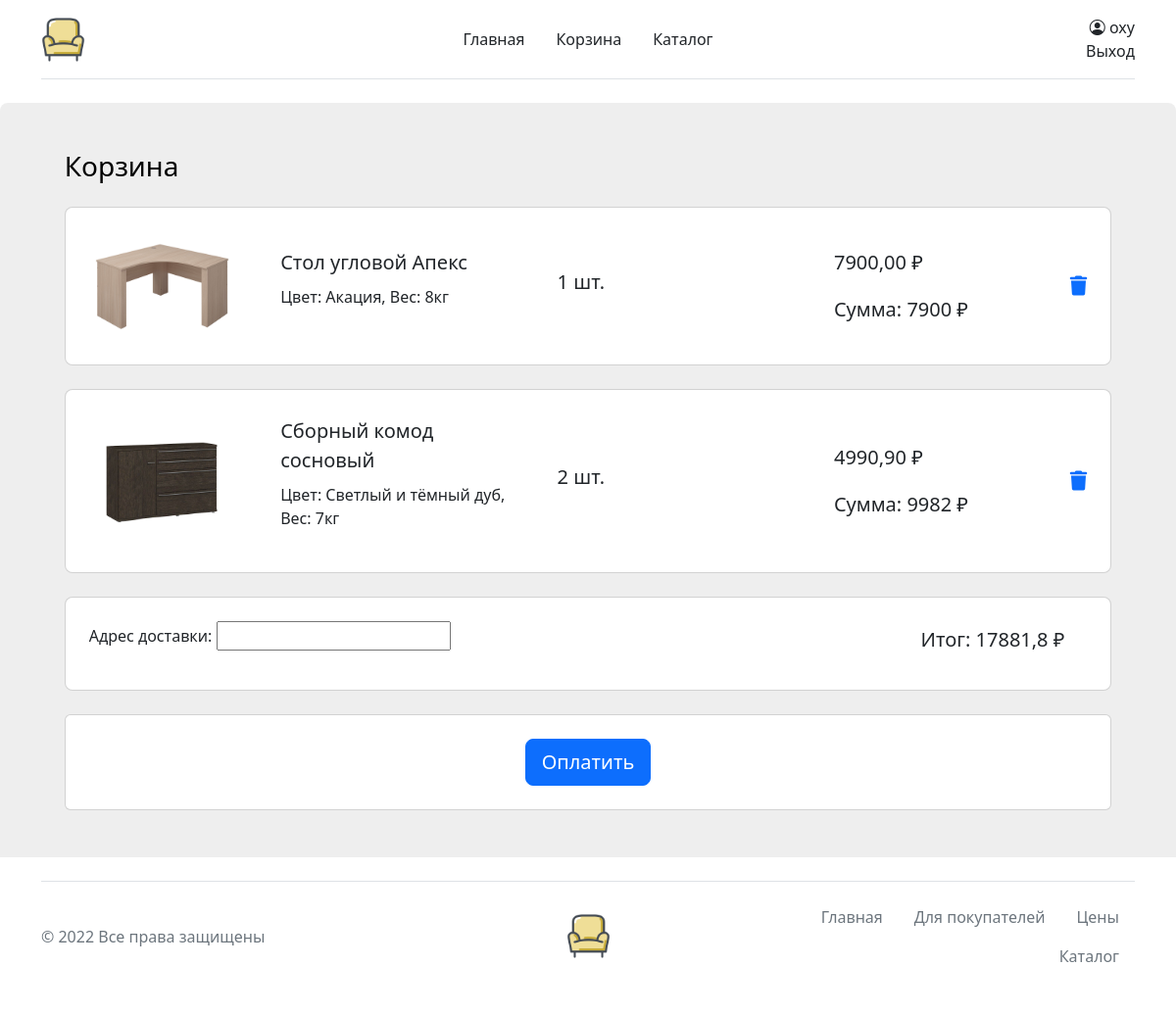
The page /basket/ (signed in) on the database its author committed.
### testdb/models.py (models this page shows)
class BasketContent(models.Model):
    basket = models.ForeignKey(Basket, on_delete=models.CASCADE, blank=False)
    fur = models.ForeignKey(Furniture, on_delete=models.CASCADE, blank=False)
    quantity = models.IntegerField(default=0)

class Furniture(models.Model):
    name_fur = models.CharField(max_length=100, default="")
    photo = models.ImageField(upload_to="photos/%Y/%m/%d", blank=True, default="")
    on_storage = models.IntegerField(default=0)
    price = models.DecimalField(max_digits=8, decimal_places=2, default=0.00)
    maker = models.ForeignKey(Maker, on_delete=models.CASCADE, blank=False)
    color = models.CharField(max_length=50, default="")
    weight = models.IntegerField(default=0)
    class Meta:
        verbose_name = 'мебель'
        verbose_name_plural = 'мебель'

### testdb/views.py (the view)
# urls.py: path('basket/', view_basket, name='basket'),
def view_basket(request):
    basket = Basket.objects.get(client=request.user)
    basket_content = BasketContent.objects.filter(basket=basket)
    sum_row = Furniture.objects.raw("""SELECT fr.id,SUM(fr.price * bsc.quantity) itog FROM testdb_furniture fr
    inner join testdb_basketcontent bsc on fr.id = bsc.fur_id
    where bsc.basket_id = (SELECT id from testdb_basket where client_id= """+str(request.user.id)+")")
    amount = sum_row[0].itog
    client_id = request.user.id
    basket = Basket.objects.get(client_id=client_id).id
    if request.method == 'POST':
        form = AddressOfOrder(request.POST)
        address = form.data["address"]
        order = Order(order_address=address, amount=amount, paid_for=1, basket_id=basket, client_id=client_id)
        order.save()
        return redirect('profile')
    else:
        form = AddressOfOrder()
    return render(request, 'testdb/basket.html', {'basket': basket_content, 'amount': amount, 'form': form})

### testdb/forms.py
class AddressOfOrder(forms.Form):
    address = forms.CharField(label='Адрес доставки')

### templates/testdb/basket.html (shortened to what this page needs)
<!DOCTYPE html>
<html lang="en">
<head>
    <link rel="stylesheet" href="https://cdnjs.cloudflare.com/ajax/libs/font-awesome/6.0.0/css/all.min.css">
    <link href="https://cdn.jsdelivr.net/npm/bootstrap@5.2.2/dist/css/bootstrap.min.css" rel="stylesheet">
</head>
<body>
{% include 'inc/header.html' %}
<section class="w-100 px-3 py-5" style="background-color: #eee; border-radius: .5rem .5rem 0 0;">
    <div class="row d-flex justify-content-center">
        <div class="col-xl-11">
            <div class="d-flex justify-content-between align-items-center mb-4">
                <h3 class="fw-normal mb-0 text-black">Корзина</h3>
            </div>
            {% for item in basket %}
                <div class="card rounded-3 mb-4">
                <div class="card-body p-4">
                    <div class="row d-flex justify-content-between align-items-center">
                        <div class="col-md-2 col-lg-2 col-xl-2">
                            <img src="/media/{{ item.fur.photo }}"
                                 class="img-fluid rounded-3" alt="Фото товара">
                        </div>
                        <div class="col-md-3 col-lg-3 col-xl-3">
                            <p class="lead fw-normal mb-2">{{ item.fur.name_fur }}</p>
                            <p>Цвет: {{ item.fur.color }}, Вес: {{ item.fur.weight }}кг</p>
                        </div>
                        <div class="col-md-3 col-lg-3 col-xl-2 d-flex">
                            <p class="lead fw-normal mb-2">{{ item.quantity }} шт.</p>
                        </div>
                        <div class="col-md-3 col-lg-2 col-xl-2 offset-lg-1">
                            <h5 class="mb-0">{{ item.fur.price }}&nbsp;₽<br></br>Сумма: {% widthratio item.fur.price 1 item.quantity %}&nbsp;₽</h5>
                        </div>
                        <div class="col-md-1 col-lg-1 col-xl-1 text-end">
                            <a href="/basket-delete/{{ item.id }}" class="text-danger" style="border: none; background-color: inherit;">
                                <i class="fas fa-trash fa-lg" style="color: #0d6efd;"></i></a>
                        </div>
                    </div>
                </div>
            </div>
            {% endfor %}
            <form method="post">
                <div class="card rounded-3 mb-4">
                    <div class="card-body p-4">
                        <div class="d-flex justify-content-between align-items-center">
                            {{ form.as_p }}
                            <div class="col-md-3 col-lg-2 col-xl-2 offset-lg-1">
                                <h5>Итог: {{ amount }}&nbsp;₽</h5>
                            </div>
                        </div>
                    </div>
                </div>
                <div class="card">
                    <div class="card-body p-4"style="text-align: center;">
                        <button class="btn btn-primary btn-block btn-lg" type="submit">Оплатить</button>
                    </div>
                </div>
            </form>
        </div>
    </div>
</section>
{% include 'inc/footer.html' %}
</body>
</html>

### templates/inc/header.html (shortened to what this page needs)
<link rel="stylesheet" href="https://cdn.jsdelivr.net/npm/bootstrap-icons@1.5.0/font/bootstrap-icons.css" />
<div class="container">
    <header class="new-header py-3 mb-4 border-bottom">
        <a href="/" class="d-flex align-items-center col-md-3 mb-2 mb-md-0 text-dark text-decoration-none">
            <img src="/media/logo.png" class="logo">
        </a>
        <ul class="nav col-12 col-md-auto mb-2 justify-content-center mb-md-0">
            <li><a href="/" class="nav-link link-dark header-a">Главная</a></li>
                {% if request.user.is_authenticated %}
                    <li><a href="{% url 'basket' %}" class="nav-link link-dark header-a">Корзина</a></li>
                {% endif %}
            <li><a href="{% url 'catalog' %}" class="nav-link link-dark header-a">Каталог</a></li>
        </ul>
        <div class="col-md-3 text-end">
            {% if request.user.is_authenticated %}
                <div>
                    <a href="{% url 'profile' %}" class="link-dark" style="text-decoration: none;"><i class="bi bi-person-circle"></i> {{ user.username }}</a>
                    <br>
                    <a href="{% url 'logout' %}" style="color:#212529; text-decoration: none;">Выход</a>
                </div>
            {% else %}
                <a type="button" href="{% url 'login' %}" class="btn btn-outline-primary me-2">Вход</a>
                <a type="button" href="{% url 'signup' %}" class="btn btn-primary">Регистрация</a>
            {% endif %}
        </div>
    </header>
</div>

### templates/inc/header.html (style rules this page uses)
.new-header { display: flex; flex-wrap: wrap; align-items: center; justify-content: center; justify-content:space-between; }
.header-a { padding-right: 1rem !important; padding-left: 1rem !important; }
.logo { width: 45px; height: 45px; }

### rows shown on the page
BasketContent: fur.photo (picture), fur.name_fur "Стол угловой Апекс", fur.color "Акация", fur.weight "8", quantity "1", fur.price "7900,00", fur+quantity "7900"
BasketContent: fur.photo (picture), fur.name_fur "Сборный комод сосновый", fur.color "Светлый и тёмный дуб", fur.weight "7", quantity "2", fur.price "4990,90", fur+quantity "9982"

### other values the page prints
{{ user.username }} "oxy"
{{ amount }} "17881,8"
